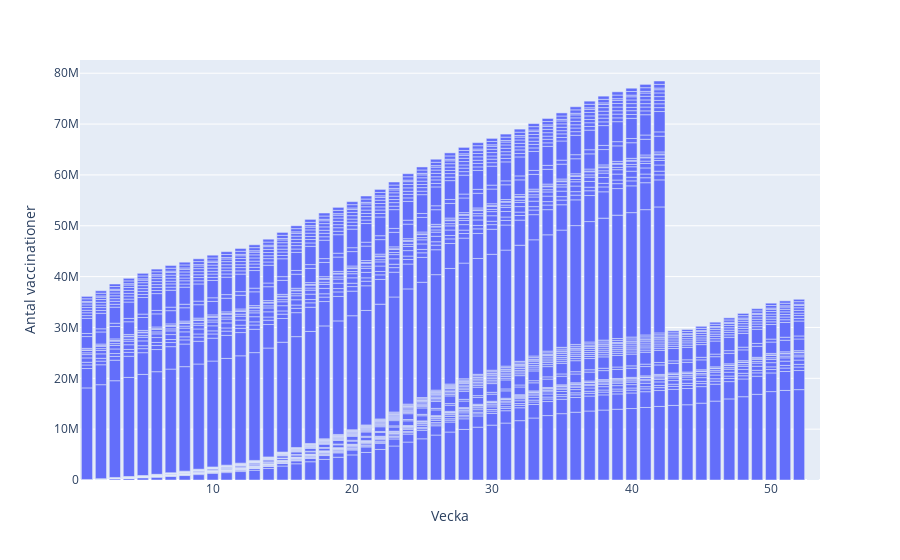

Here is the notebook cell this chart was saved with:
### Code cell
# new_column_tidsserie = vaccinationer_tiddserie["År"].apply(str) + "v" + vaccinationer_tiddserie["Vecka"].apply(str)    # Apply här för att varje värde ska omvandlas till str
# vaccinationer_tiddserie.insert(2, "Vecka2", new_column_tidsserie)


px.bar(vaccinationer_tiddserie, x = "Vecka", y = "Antal vaccinationer")

### Figure 1 — Plotly figure (JSON) as saved in the notebook; plotly's stock layout.template omitted (floating-point values rounded to 4 significant figures; data arrays with more than 128 entries replaced by an {"elided": "..."} marker saying what was removed)
{"data": [{"alignmentgroup": "True", "hovertemplate": "Vecka=%{x}<br>Antal vaccinationer=%{y}<extra></extra>", "legendgroup": "", "marker": {"color": "#636efa", "pattern": {"shape": ""}}, "name": "", "offsetgroup": "", "orientation": "v", "showlegend": false, "textposition": "auto", "type": "bar", "x": {"elided": "2112 int values"}, "xaxis": "x", "y": {"elided": "2112 int values"}, "yaxis": "y"}], "layout": {"barmode": "relative", "legend": {"tracegroupgap": 0}, "margin": {"t": 60}, "xaxis": {"anchor": "y", "domain": [0, 1], "title": {"text": "Vecka"}}, "yaxis": {"anchor": "x", "domain": [0, 1], "title": {"text": "Antal vaccinationer"}}}}
